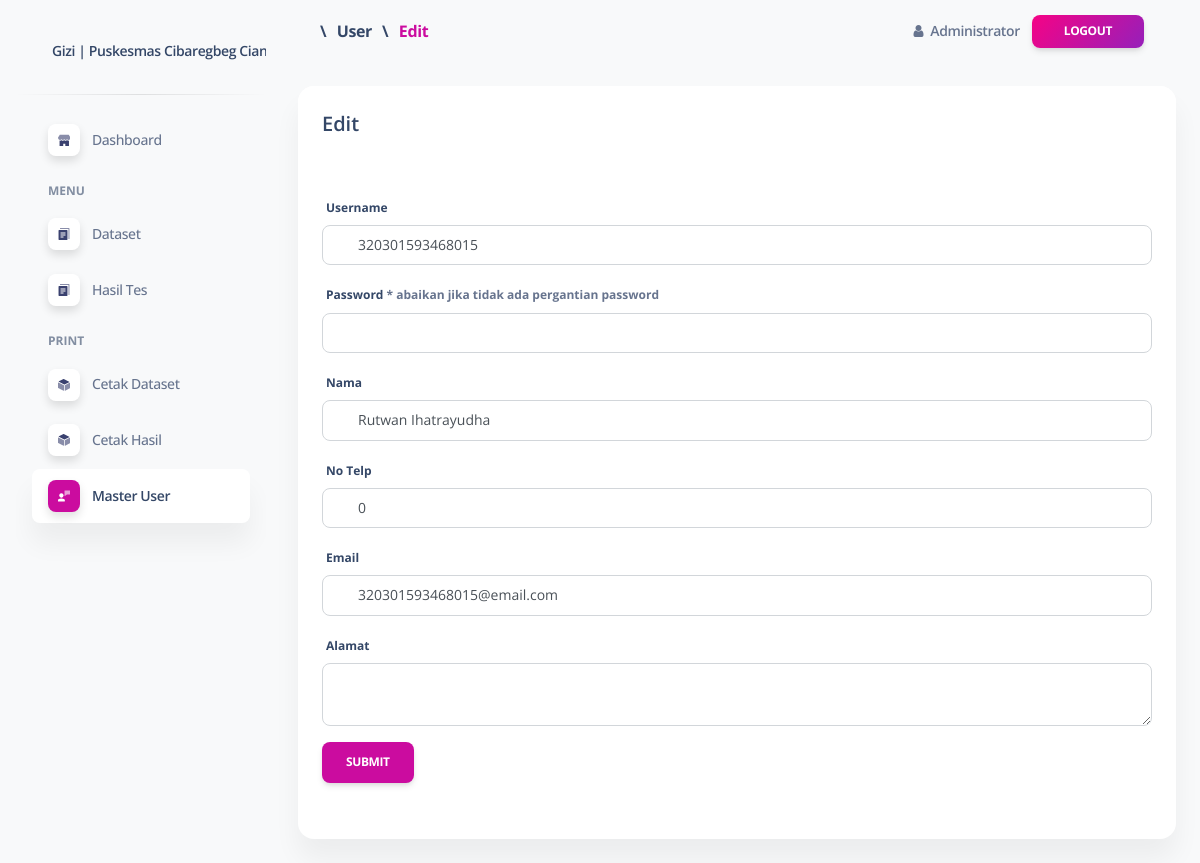
Page /portal/media.php?module=user&act=edit&id=168 (signed in) on the committed database.
### tables this page shows
CREATE TABLE `users` (
  `id` int(5) NOT NULL,
  `username` varchar(100) NOT NULL,
  `password` text NOT NULL,
  `nama` varchar(100) NOT NULL,
  `no_telp` varchar(20) NOT NULL,
  `email` varchar(50) NOT NULL,
  `alamat` text NOT NULL,
  `is_first` int(1) NOT NULL DEFAULT '1',
  `level` varchar(50) NOT NULL,
  `aktif` char(1) NOT NULL DEFAULT 'Y',
  `created_at` datetime NOT NULL DEFAULT CURRENT_TIMESTAMP,
  `created_by` varchar(50) NOT NULL,
  `updated_at` datetime DEFAULT CURRENT_TIMESTAMP ON UPDATE CURRENT_TIMESTAMP,
  `updated_by` varchar(50) DEFAULT NULL
);

### portal/module/user/edit.php (the view, shortened to what this page needs)
<?php $edit = mysqli_fetch_array(mysqli_query($conn, "SELECT * from users where id = '" . $_GET['id'] . "'")); ?>
<div class="row">
  <div class="col-sm-12">
    <div class="card">
      <div class="card-header">
        <h5><?php echo ucwords(str_replace("_", " ", $_GET['act'])) ?></h5>
      </div>
      <div class="card-body">
        <div class="col-md-12">
          <form method="POST" action="<?php echo $aksi ?>?module=<?php echo $_GET['module'] ?>&act=<?php echo $_GET['act'] ?>">
            <div class="row">
              <div class="col-md-12 col-xs-12 form-group">
                <label><?php echo ucwords(str_replace("_", " ", "username")) ?></label>
                <input required type="text" class="form-control" name="username" value="<?php echo $edit['username'] ?>">
              </div>
              <div class="col-md-12 col-xs-12 form-group">
                <label><?php echo ucwords(str_replace("_", " ", "password")) ?> <span class="text-muted">* abaikan jika tidak ada pergantian password</span></label>
                <input type="password" class="form-control" name="password" autocomplete="off">
              </div>
              <div class="col-md-12 col-xs-12 form-group">
                <label><?php echo ucwords(str_replace("_", " ", "nama")) ?></label>
                <input required type="text" class="form-control" name="nama" value="<?php echo $edit['nama'] ?>">
              </div>
              <div class="col-md-12 col-xs-12 form-group">
                <label><?php echo ucwords(str_replace("_", " ", "no_telp")) ?></label>
                <input required type="text" class="form-control" name="no_telp" value="<?php echo $edit['no_telp'] ?>">
              </div>
              <div class="col-md-12 col-xs-12 form-group">
                <label><?php echo ucwords(str_replace("_", " ", "email")) ?></label>
                <input required type="text" class="form-control" name="email" value="<?php echo $edit['email'] ?>">
              </div>
              <div class="col-md-12 col-xs-12 form-group">
                <label><?php echo ucwords(str_replace("_", " ", "alamat")) ?></label>
                <textarea class="form-control" name="alamat"><?php echo $edit['alamat'] ?></textarea>
              </div>
              <div class="col-md-12 col-xs-12 form-group">
                <button type="submit" class="btn btn-primary">Submit</button>
              </div>
            </div>
          </form>
        </div>
      </div>
    </div>
  </div>
</div>

### rows in the picture
users: username "320301593468015", nama "Rutwan Ihatrayudha", no_telp "0", email "320301593468015@email.com"

### other values in the picture
TITLE "Gizi | Puskesmas Cibaregbeg…"
implode(" <span style='padding:6px'>\</span> ",$bc) "\\ \\"
$bread['text'] "User Edit"
$_SESSION['nama'] "Administrator"
str_replace("_", " ", $_GET['act']) "Edit"
str_replace("_", " ", "username") "Username"
str_replace("_", " ", "password") "Password"
str_replace("_", " ", "nama") "Nama"
str_replace("_", " ", "no_telp") "No Telp"
str_replace("_", " ", "email") "Email"
str_replace("_", " ", "alamat") "Alamat"
